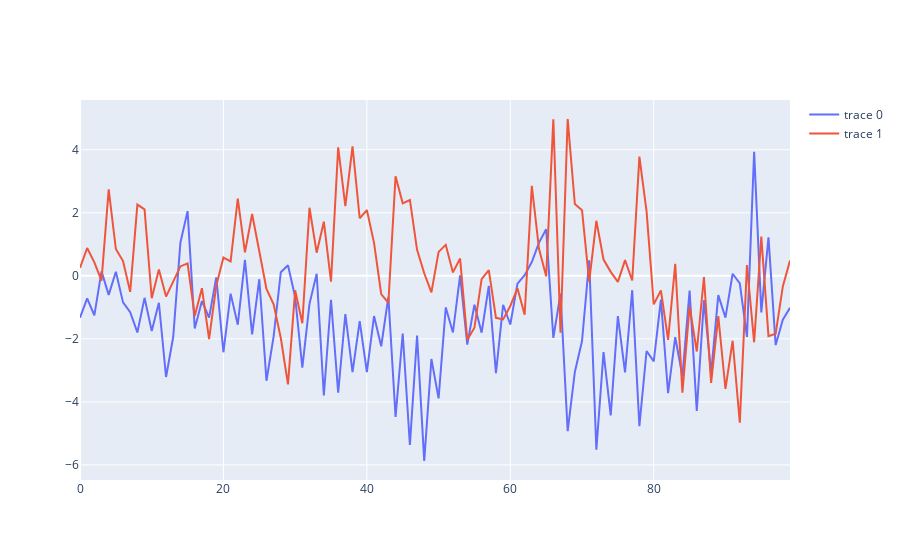

The notebook cell saved with this chart:
### Markdown cell above
#### Non-linear data generation

### Code cell
y=mTAR(100,0,phi1,phi2,sigma1,sigma2,c1,c2,delay,ini=500)
mts = y.sim_nl()
print(mts)

#print(mts['series'][:,0])
df = pd.DataFrame(mts['series'])
#print(df)
fig = go.Figure([go.Scatter(x= df.index, y=df[0])])
fig.add_trace(go.Scatter(x= df.index, y=df[1]))

fig.show()
